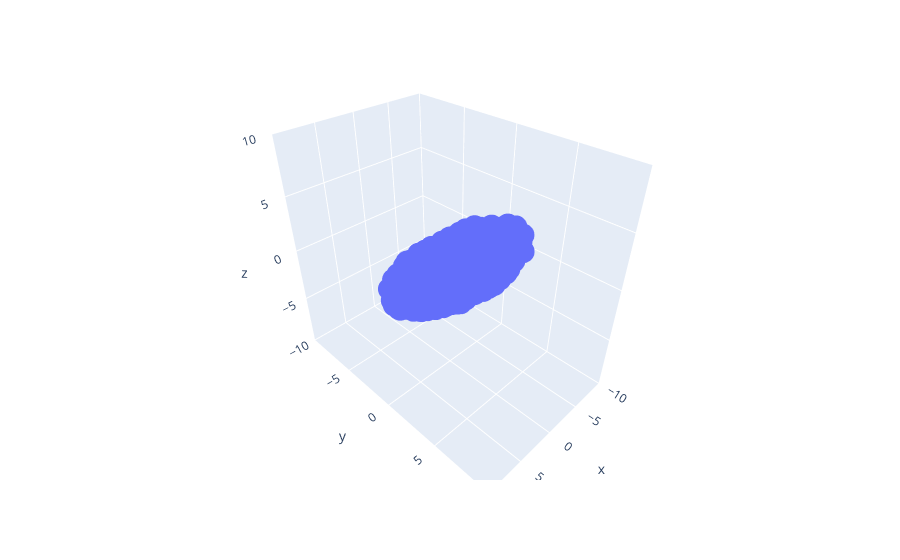

This figure's notebook cell:
### Markdown cell above
The cell below will allow you to view the data as a 3D scatterplot. Rotate the data around and zoom in and out using your trackpad or the controls at the top right of the figure.

You should see that the data is an ellipsoid that looks roughly like a surfboard or a [hashbrown patty](https://www.google.com/search?q=hashbrown+patty&source=lnms&tbm=isch). That is, it is pretty long in one direction, pretty wide in another direction, and relatively thin along its third dimension. We can think of these as the "length", "width", and "thickness" of the surfboard data.

Observe that the surfboard is not aligned with the x/y/z axes.

If you get an error that your browser does not support webgl, you may need to restart your kernel and/or browser.

### Code cell
fig = px.scatter_3d(surfboard, x='x', y='y', z='z', range_x = [-10, 10], range_y = [-10, 10], range_z = [-10, 10])
fig.show()

### Figure 1 — Plotly figure (JSON) as saved in the notebook; plotly's stock layout.template omitted (floating-point values rounded to 4 significant figures; data arrays with more than 128 entries replaced by an {"elided": "..."} marker saying what was removed)
{"data": [{"hovertemplate": "x=%{x}<br>y=%{y}<br>z=%{z}<extra></extra>", "legendgroup": "", "marker": {"color": "#636efa", "symbol": "circle"}, "mode": "markers", "name": "", "scene": "scene", "showlegend": false, "type": "scatter3d", "x": {"elided": "1000 float values"}, "y": {"elided": "1000 float values"}, "z": {"elided": "1000 float values"}}], "layout": {"autosize": true, "legend": {"tracegroupgap": 0}, "margin": {"t": 60}, "scene": {"aspectmode": "auto", "aspectratio": {"x": 0.7745, "y": 1.188, "z": 1.087}, "domain": {"x": [0, 1], "y": [0, 1]}, "xaxis": {"range": [-10, 10], "title": {"text": "x"}, "type": "linear"}, "yaxis": {"range": [-10, 10], "title": {"text": "y"}, "type": "linear"}, "zaxis": {"range": [-10, 10], "title": {"text": "z"}, "type": "linear"}}}}
